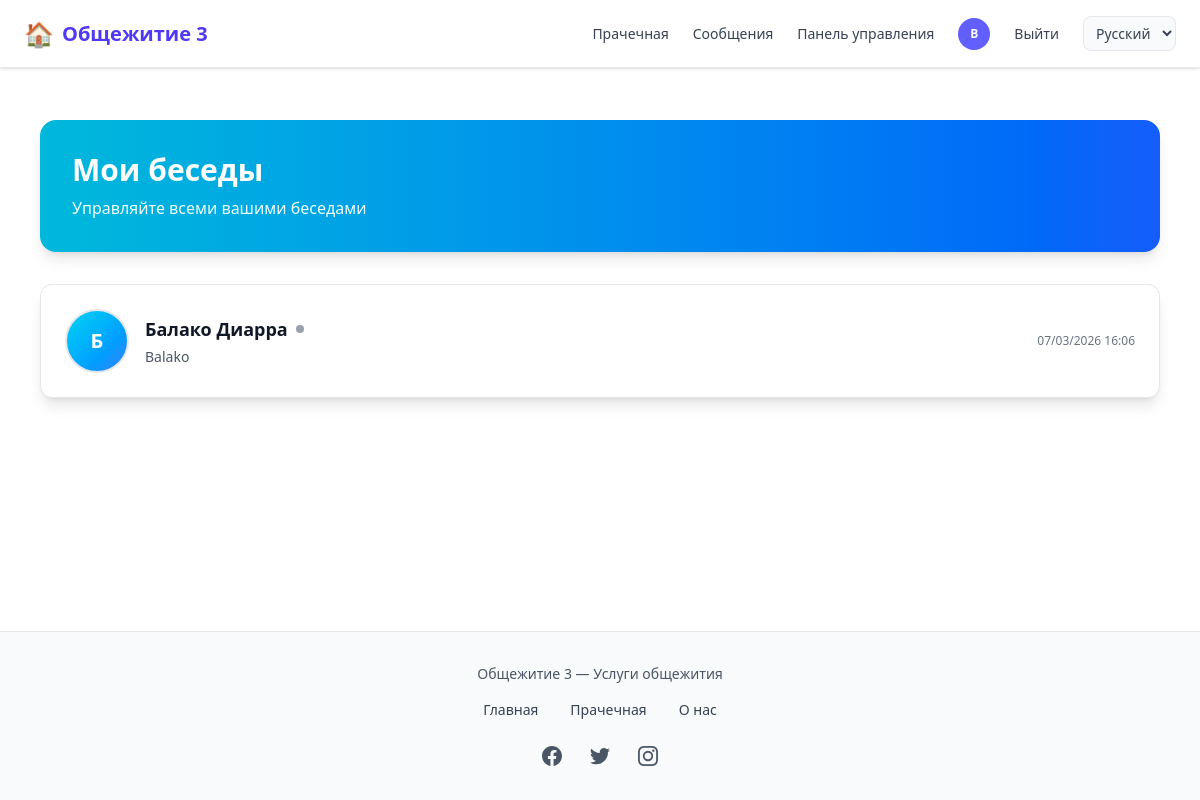
Page /chat/conversations/ (signed in) on the earlier database version.
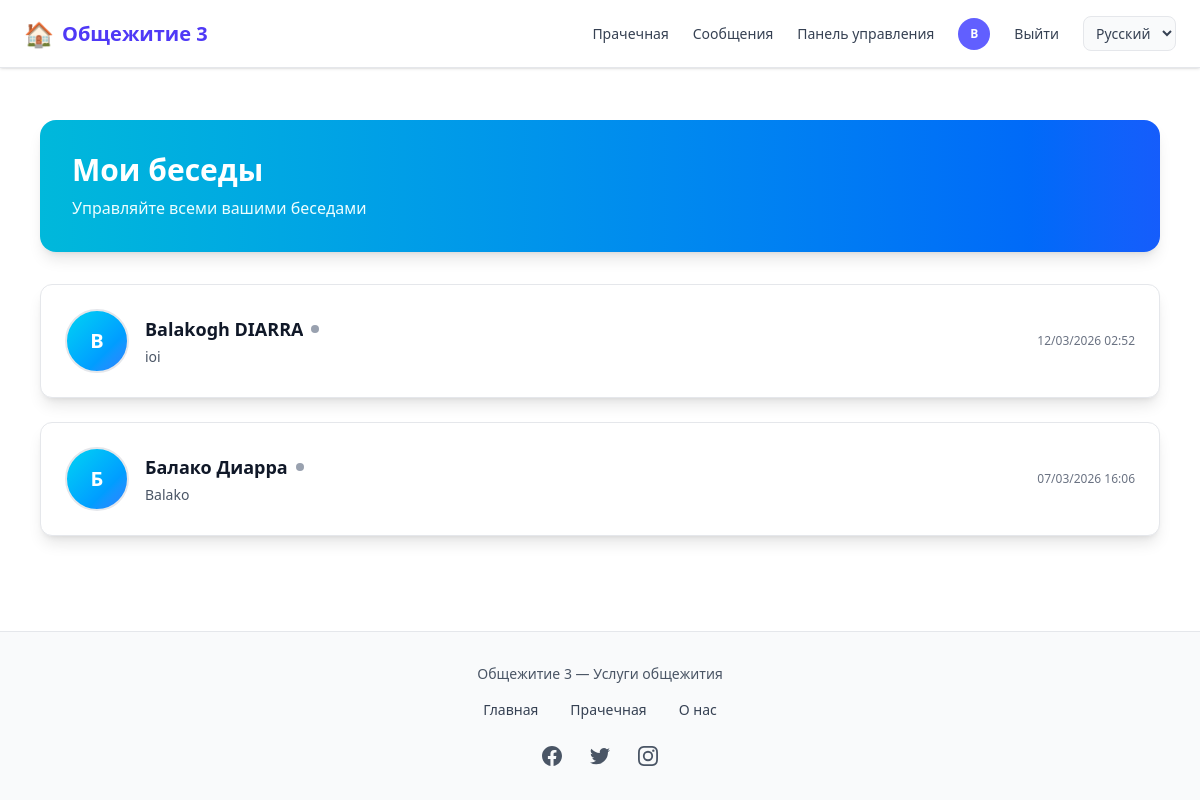
Same page on the later database version.
### chat/models.py (models this page shows, shortened)
class Conversation(models.Model):
    participant1 = models.ForeignKey(
        settings.AUTH_USER_MODEL,
        on_delete=models.CASCADE,
        related_name='conversations_as_p1'
    )
    participant2 = models.ForeignKey(
        settings.AUTH_USER_MODEL,
        on_delete=models.CASCADE,
        related_name='conversations_as_p2'
    )
    date_creation = models.DateTimeField(auto_now_add=True)
    class Meta:
        ordering = ['-date_creation']

class Message(models.Model):
    conversation = models.ForeignKey(
        Conversation,
        on_delete=models.CASCADE,
        related_name='messages'
    )
    sender = models.ForeignKey(
        settings.AUTH_USER_MODEL,
        on_delete=models.CASCADE,
        related_name='sent_messages'
    )
    contenu = models.TextField(blank=True)
    lu = models.BooleanField(default=False)
    date_envoi = models.DateTimeField(auto_now_add=True)
    class Meta:
        ordering = ['date_envoi']

### comptes/models.py (models this page shows, shortened)
class CustomUser(AbstractUser):
    USER_TYPES = (
        ('ADMIN', 'Administrateur'),
        ('client', 'Client'),
        ('vendeur', 'Vendeur'),
        ('coursier', 'Coursier'),
    )
    user_type = models.CharField(max_length=22, choices=USER_TYPES, default="client")
    email = models.EmailField('Adresse email', unique=True,max_length=50)
    telephone = models.CharField(max_length=20, unique=True, blank=True)
    photo = models.ImageField(upload_to=user_photo_upload_to, null=True, blank=True)
    is_premium = models.BooleanField(default=False)
    GENRE = (('masculin', 'Masculin'), ('feminin', 'Féminin'))
    genre = models.CharField(max_length=22, choices=GENRE, null=True, blank=True)
    date_inscription = models.DateField(auto_now_add=True)
    latitude = models.DecimalField(max_digits=9, decimal_places=6, blank=True, null=True)
    longitude = models.DecimalField(max_digits=9, decimal_places=6, blank=True, null=True)
    last_activity = models.DateTimeField(null=True, blank=True, verbose_name="Dernière activité")
    REQUIRED_FIELDS = ['email', 'user_type']
    @property
    def display_name(self):
        return f"{self.first_name} {self.last_name}" if self.first_name or self.last_name else self.username
    @property
    def is_online(self):
        if not self.last_activity:
            return False
        from django.utils import timezone
        from datetime import timedelta
        return timezone.now() - self.last_activity < timedelta(minutes=5)

### chat/views.py (the view)
# urls.py: path('conversations/', views.mes_conversations, name='mes_conversations'),
@login_required
def mes_conversations(request):
    convs = Conversation.objects.filter(
        Q(participant1=request.user) | Q(participant2=request.user)
    ).distinct().order_by('-date_creation').prefetch_related('messages')[:50]
    conversations = []
    for conv in convs:
        other = _other_participant(conv, request.user)
        last_msg = conv.messages.order_by('-date_envoi').first()
        last_activity = last_msg.date_envoi if last_msg else conv.date_creation
        unread_count = conv.messages.filter(lu=False).exclude(sender=request.user).count()
        conversations.append({
            'conversation': conv,
            'other_participant': other,
            'last_activity': last_activity,
            'unread_count': unread_count,
            'last_message': last_msg,
        })
    return render(request, 'chat/mes_conversations.html', {'conversations': conversations})

### chat/views.py (called while the page is built)
def _other_participant(conv, current_user):
    return conv.participant2 if current_user == conv.participant1 else conv.participant1

### comptes/context_processors.py (called while the page is built)
def laverie_i18n_context(request):
    lang = getattr(request, 'LANGUAGE_CODE', None) or 'ru'
    return {'laverie_i18n': LAVERIE_I18N.get(lang, LAVERIE_I18N['en'])}

def notifications_context(request):
    context = {
        'pending_orders_count': 0,
        'packaged_orders_count': 0,
        'unread_messages_count': 0,
    }
    if request.user.is_authenticated:
        from chat.models import Message, Conversation
        conversations = Conversation.objects.filter(
            Q(participant1=request.user) | Q(participant2=request.user)
        )
        context['unread_messages_count'] = Message.objects.filter(
            Q(conversation__in=conversations) & ~Q(sender=request.user),
            lu=False
        ).count()
    return context

### laverie/models.py (called while the page is built)
    @classmethod
    def marquer_tickets_termines(cls):
        from django.utils import timezone
        now = timezone.now()
        return cls.objects.filter(
            statut__in=('reserve', 'en_cours'),
            fin__lt=now,
        ).update(statut='termine')

### templates/chat/mes_conversations.html (shortened to what this page needs)
{% extends 'home.html' %}
{% load static %}
{% load i18n %}
{% block contenu %}
<div class="max-w-7xl mx-auto py-4 sm:py-6 px-3 sm:px-4">
    <div class="bg-gradient-to-r from-cyan-500 to-blue-600 rounded-2xl shadow-lg p-4 sm:p-6 md:p-8 mb-4 sm:mb-6 md:mb-8 text-white">
        <h1 class="text-xl sm:text-2xl md:text-3xl font-bold mb-1 sm:mb-2">{% trans "My conversations" %}</h1>
        <p class="text-cyan-50 text-xs sm:text-sm md:text-base">{% trans "Manage all your conversations" %}</p>
    </div>
    {% if conversations %}
    <div class="grid grid-cols-1 gap-4 sm:gap-6">
        {% for item in conversations %}
        <a href="{% url 'chat:conversation_detail' item.conversation.id %}"
           class="bg-white rounded-xl shadow-lg border border-gray-200 overflow-hidden hover:shadow-xl transition-all duration-300 transform hover:-translate-y-1 block">
            <div class="p-4 sm:p-6">
                <div class="flex items-center justify-between">
                    <div class="flex items-center gap-4 flex-1 min-w-0">
                        <div class="flex-shrink-0">
                            {% if item.other_participant.photo %}
                            <img src="{{ item.other_participant.photo.url }}"
                                 alt="{{ item.other_participant.display_name }}"
                                 class="w-12 h-12 sm:w-16 sm:h-16 rounded-full object-cover border-2 border-gray-200">
                            {% else %}
                            <div class="w-12 h-12 sm:w-16 sm:h-16 rounded-full bg-gradient-to-br from-cyan-400 to-blue-500 flex items-center justify-center text-white text-lg sm:text-xl font-bold border-2 border-gray-200">
                                {{ item.other_participant.first_name|first|default:item.other_participant.email|first|upper }}
                            </div>
                            {% endif %}
                        </div>
                        <div class="flex-1 min-w-0">
                            <div class="flex items-center gap-2 mb-1">
                                <h3 class="text-base sm:text-lg font-bold text-gray-900 truncate">
                                    {{ item.other_participant.display_name }}
                                </h3>
                                <span class="w-2 h-2 rounded-full {% if item.other_participant.is_online %}bg-green-400{% else %}bg-gray-400{% endif %}" title="{% if item.other_participant.is_online %}{% trans 'Online' %}{% else %}{% trans 'Offline' %}{% endif %}"></span>
                            </div>
                            {% if item.last_message %}
                            <p class="text-xs sm:text-sm text-gray-600 mt-1 truncate">
                                {{ item.last_message.contenu|truncatechars:60 }}
                            </p>
                            {% endif %}
                        </div>
                    </div>
                    <div class="flex flex-col items-end gap-2 ml-4">
                        <span class="text-xs text-gray-500">
                            {{ item.last_activity|date:"d/m/Y H:i" }}
                        </span>
                    </div>
                </div>
            </div>
        </a>
        {% endfor %}
    </div>
    {% endif %}
</div>
{% endblock %}

Differences in the rows shown:
added Conversation: other_participant.first_name|first "B", other_participant.display_name "Balakogh DIARRA", last_message.contenu "ioi", last_activity "12/03/2026 02:52"
